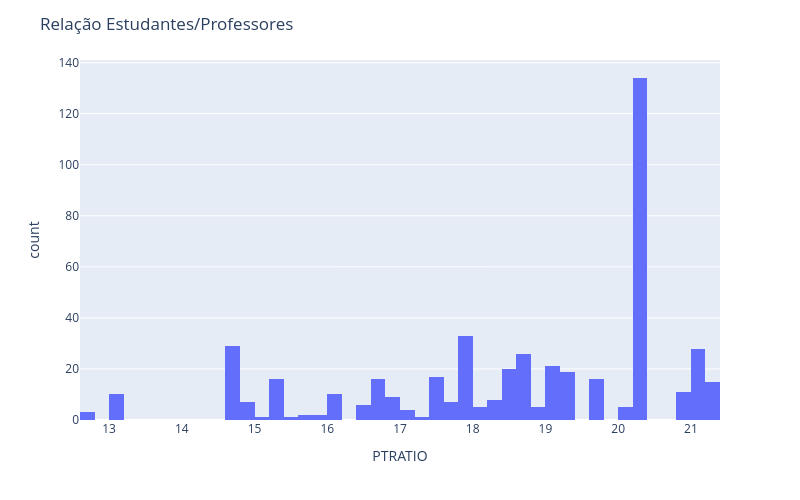

Notebook code cell kept with this figure:
### Code cell
hist = px.histogram(df, x="PTRATIO", nbins=60)
hist.update_layout(width=800, height=500, title_text="Relação Estudantes/Professores")
hist.show()

### Figure 1 — Plotly figure (JSON) as saved in the notebook; plotly's stock layout.template omitted (floating-point values rounded to 4 significant figures; data arrays with more than 128 entries replaced by an {"elided": "..."} marker saying what was removed)
{"data": [{"alignmentgroup": "True", "bingroup": "x", "hovertemplate": "PTRATIO=%{x}<br>count=%{y}<extra></extra>", "legendgroup": "", "marker": {"color": "#636efa", "pattern": {"shape": ""}}, "name": "", "nbinsx": 60, "offsetgroup": "", "orientation": "v", "showlegend": false, "type": "histogram", "x": {"elided": "489 float values"}, "xaxis": "x", "yaxis": "y"}], "layout": {"barmode": "relative", "height": 500, "legend": {"tracegroupgap": 0}, "margin": {"t": 60}, "title": {"text": "Relação Estudantes/Professores"}, "width": 800, "xaxis": {"anchor": "y", "domain": [0, 1], "title": {"text": "PTRATIO"}}, "yaxis": {"anchor": "x", "domain": [0, 1], "title": {"text": "count"}}}}
